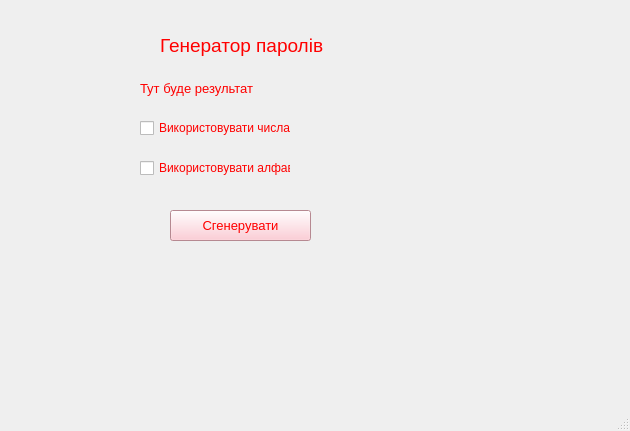
<?xml version="1.0" encoding="UTF-8"?>
<ui version="4.0">
 <class>MainWindow</class>
 <widget class="QMainWindow" name="MainWindow">
  <property name="geometry">
   <rect>
    <x>0</x>
    <y>0</y>
    <width>630</width>
    <height>431</height>
   </rect>
  </property>
  <property name="font">
   <font>
    <pointsize>16</pointsize>
    <weight>50</weight>
    <bold>false</bold>
   </font>
  </property>
  <property name="windowTitle">
   <string>MainWindow</string>
  </property>
  <property name="autoFillBackground">
   <bool>false</bool>
  </property>
  <property name="styleSheet">
   <string notr="true">color: red</string>
  </property>
  <widget class="QWidget" name="centralwidget">
   <widget class="QLabel" name="label">
    <property name="geometry">
     <rect>
      <x>160</x>
      <y>10</y>
      <width>391</width>
      <height>71</height>
     </rect>
    </property>
    <property name="font">
     <font>
      <pointsize>14</pointsize>
     </font>
    </property>
    <property name="text">
     <string>Генератор паролів</string>
    </property>
   </widget>
   <widget class="QLabel" name="label_2">
    <property name="geometry">
     <rect>
      <x>140</x>
      <y>80</y>
      <width>161</width>
      <height>16</height>
     </rect>
    </property>
    <property name="font">
     <font>
      <pointsize>10</pointsize>
     </font>
    </property>
    <property name="text">
     <string>Тут буде результат</string>
    </property>
   </widget>
   <widget class="QCheckBox" name="checkBox">
    <property name="geometry">
     <rect>
      <x>140</x>
      <y>120</y>
      <width>181</width>
      <height>16</height>
     </rect>
    </property>
    <property name="text">
     <string>Використовувати числа</string>
    </property>
   </widget>
   <widget class="QCheckBox" name="checkBox_2">
    <property name="geometry">
     <rect>
      <x>140</x>
      <y>160</y>
      <width>151</width>
      <height>16</height>
     </rect>
    </property>
    <property name="text">
     <string>Використовувати алфавіт</string>
    </property>
   </widget>
   <widget class="QPushButton" name="pushButton">
    <property name="geometry">
     <rect>
      <x>170</x>
      <y>210</y>
      <width>141</width>
      <height>31</height>
     </rect>
    </property>
    <property name="font">
     <font>
      <pointsize>10</pointsize>
     </font>
    </property>
    <property name="styleSheet">
     <string notr="true">background-color: pink</string>
    </property>
    <property name="text">
     <string>Сгенерувати</string>
    </property>
   </widget>
  </widget>
  <widget class="QMenuBar" name="menubar">
   <property name="geometry">
    <rect>
     <x>0</x>
     <y>0</y>
     <width>630</width>
     <height>21</height>
    </rect>
   </property>
  </widget>
  <widget class="QStatusBar" name="statusbar"/>
 </widget>
 <resources/>
 <connections/>
</ui>
